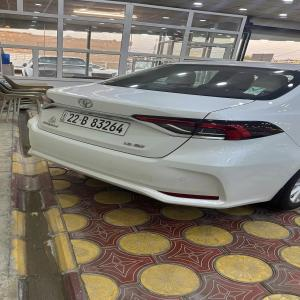
#> input picture image processing/foo.jpg, 300 x 300 px, given in place of bz55_jpg.rf.530decdda9e06c7af61f364545a894ed.jpg, which was not available
$ jupyter execute --allow-errors Image_processing.ipynb   (shell and % lines are left out)   (older library calls are emulated)   (text cells are left out)
#> lines starting #> are read from the running program, lines starting #| are printed output that depends on the picture; after the words box and inside, x2 and y2 are one past the last pixel; in counts of white or black regions, pixels touching at a corner belong together; pictures that were not available may be replaced by others from this repository, and a replacement may not be noted
[cell 1]
# Import the necessary packages
import argparse
import cv2
import numpy as np
from keras.models import load_model
from keras.preprocessing.image import img_to_array
import functools

# Construct the argument parser and parse the arguments

# Read the image and convert to grayscale
image = cv2.imread("/content/test_images/bz55_jpg.rf.530decdda9e06c7af61f364545a894ed.jpg")
#> image is the input picture: shape (300, 300, 3); mean B, G, R 109.3, 119.6, 126.8
gray = cv2.cvtColor(image, cv2.COLOR_BGR2GRAY)

[cell 2]
image

[cell 3]
gray

[cell 4]
# Apply Gaussian blurring and thresholding
# to reveal the characters on the license plate
blurred = cv2.GaussianBlur(gray, (3, 3), 0)
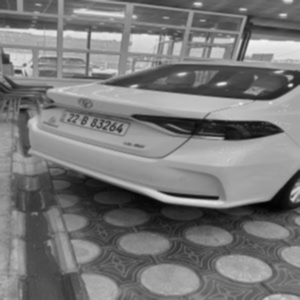
#> blurred: shape (300, 300); min 2, max 244, mean 120.6
thresh = cv2.adaptiveThreshold(blurred, 255,
    cv2.ADAPTIVE_THRESH_MEAN_C, cv2.THRESH_BINARY_INV, 13 ,13)
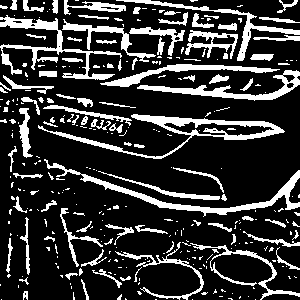
#> thresh: shape (300, 300); 20.7% white; 315 white regions (218 under 20 px), largest, box (x1, y1, x2, y2) and area: (38, 114, 285, 159) 1875, (44, 159, 300, 217) 1623, (0, 15, 122, 80) 1538

[cell 5]
thresh

[cell 6]
kernel = np.ones((3, 3), np.uint8)

# The first parameter is the original image,
# kernel is the matrix with which image is
# convolved and third parameter is the number
# of iterations, which will determine how much
# you want to erode/dilate a given image.
img_erosion = cv2.erode(thresh, kernel, iterations=1)
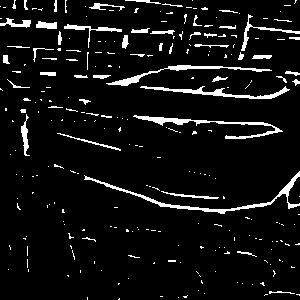
#> img_erosion: shape (300, 300); 6.8% white; 254 white regions (200 under 20 px), largest, box (x1, y1, x2, y2) and area: (84, 171, 300, 214) 811, (133, 115, 283, 139) 632, (140, 86, 290, 99) 531
img_erosion

[cell 7]
img_dilation = cv2.dilate(img_erosion, kernel, iterations=1)
#> img_dilation: shape (300, 300); 15.3% white; 208 white regions (90 under 20 px), largest, box (x1, y1, x2, y2) and area: (83, 170, 300, 215) 1446, (132, 114, 284, 140) 1114, (139, 85, 291, 100) 925
img_dilation

[cell 8]
vertical_hist = np.sum(img_dilation,axis=0,keepdims=True)/100


vertical_hist

[cell 9]
print(np.max(vertical_hist))
#| 288.15

[cell 10]
def rotate_image(image, angle):
#> called with angle = -1
  image_center = tuple(np.array(image.shape[1::-1]) / 2)
#> image_center = (150, 150)
  rot_mat = cv2.getRotationMatrix2D(image_center, angle, 1.0)
#> rot_mat = [[1, -0.0175, 2.64], [0.0175, 1, -2.6]]
  result = cv2.warpAffine(image, rot_mat, image.shape[1::-1], flags=cv2.INTER_LINEAR)
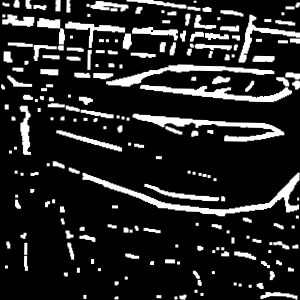
#> result: shape (300, 300); min 0, max 255, mean 38.8
  return result

[cell 11]
rotate=rotate_image(img_dilation, -1)
rotate
vertical_hist = np.sum(rotate,axis=0,keepdims=True)/100

import matplotlib.pyplot as plt
rng = np.random.RandomState(10)  # deterministic random data
a = np.hstack(np.histogram(vertical_hist))
#> a = 21 values, max 278.9 at index 20, min 0 at index 10, mean 87.32
_ = plt.hist(a, bins='auto')  # arguments are passed to np.histogram
plt.title("Histogram with 'auto' bins")


np.histogram(vertical_hist)
print(np.max(vertical_hist))
#| 278.85
rotate
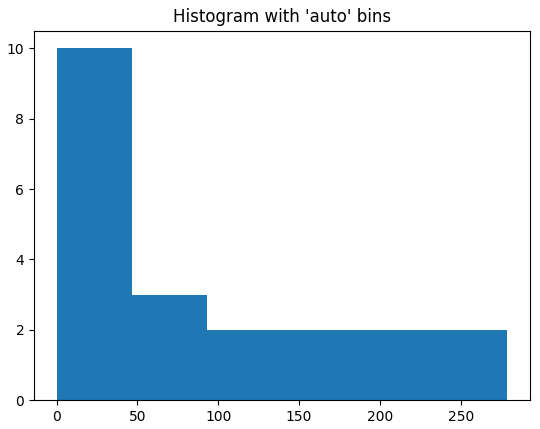
#> figure drawn by matplotlib, 1 panel; tallest bar 10 high, from x = -3.55e-15 to 46.48

[cell 12]
rotate

[cell 13]
# Perform connected components analysis on the thresholded image and
# initialize the mask to hold only the components we are interested in
_, labels = cv2.connectedComponents(img_dilation)
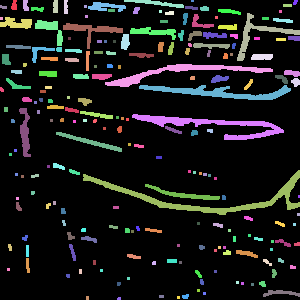
#> labels: shape (300, 300) int32; 209 distinct labels, from 0 to 208; one colour per label, 0 black
mask = np.zeros(thresh.shape, dtype="uint8")

[cell 14]
# Set lower bound and upper bound criteria for characters
total_pixels = img_dilation.shape[0] * img_dilation.shape[1]
#> total_pixels = 90000
lower = 20 # heuristic param, can be fine tuned if necessary
upper = 10000 # heuristic param, can be fine tuned if necessary

[cell 15]
# Loop over the unique components
for (i, label) in enumerate(np.unique(labels)):
    # If this is the background label, ignore it
    if label == 0:
        continue

    # Otherwise, construct the label mask to display only connected component
    # for the current label
    labelMask = np.zeros(thresh.shape, dtype="uint8")
    labelMask[labels == label] = 255
    numPixels = cv2.countNonZero(labelMask)

    # If the number of pixels in the component is between lower bound and upper bound,
    # add it to our mask
    if numPixels > lower and numPixels < upper:
        mask = cv2.add(mask, labelMask)
#> this loop made 209 passes
#> numPixels on passes 2 to 4: 48, 54, 62
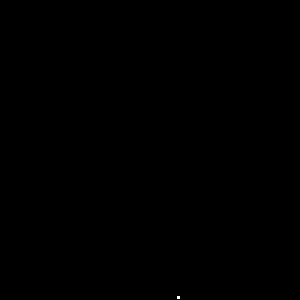
#> labelMask: shape (300, 300); 0.01% white in thin lines or dots, all inside (x1, y1, x2, y2) = (177, 296, 180, 299)
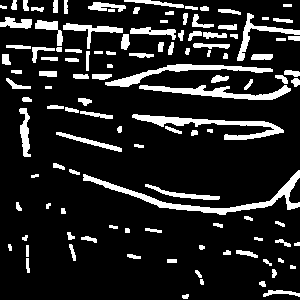
#> mask: shape (300, 300); 14.1% white; 116 white regions

[cell 16]
# Find contours and get bounding box for each contour
cnts, _ = cv2.findContours(mask.copy(), cv2.RETR_EXTERNAL, cv2.CHAIN_APPROX_SIMPLE)
#> cnts = 116 contours, 30 with area under 20; largest, box (x1, y1, x2, y2) and area: (83, 170, 300, 215) 1195, (132, 114, 284, 140) 904, (139, 85, 291, 100) 758, (105, 64, 273, 87) 746, (237, 13, 300, 61) 406
boundingBoxes = [cv2.boundingRect(c) for c in cnts]
#> boundingBoxes = 116 items, first 6: (182, 294, 7, 5), (263, 290, 37, 7), (259, 281, 7, 6), (200, 279, 4, 6), (195, 270, 7, 8), (272, 269, 5, 9)

[cell 17]
# Sort the bounding boxes from left to right, top to bottom
# sort by Y first, and then sort by X if Ys are similar
def compare(rect1, rect2):
    if abs(rect1[1] - rect2[1]) > 10:
        return rect1[1] - rect2[1]
    else:
        return rect1[0] - rect2[0]
boundingBoxes = sorted(boundingBoxes, key=functools.cmp_to_key(compare) )
#> boundingBoxes = 116 items, first 6: (0, 5, 7, 4), (11, 0, 6, 10), (23, 0, 6, 11), (88, 2, 38, 10), (0, 17, 32, 12), (31, 7, 13, 5)

[cell 18]
boundingBoxes
#> Out has the same summary as boundingBoxes

[cell 19]
# Load languages and scripts

[cell 20]
# import the necessary packages
from pytesseract import Output
import pytesseract
import argparse
import imutils
import cv2
from PIL import Image
# load the input image, convert it from BGR to RGB channel ordering,
# and use Tesseract to determine the text orientation
pytesseract.pytesseract.tesseract_cmd = (
    r'/usr/bin/tesseract'
)
image = cv2.imread("/content/hh.jpg")
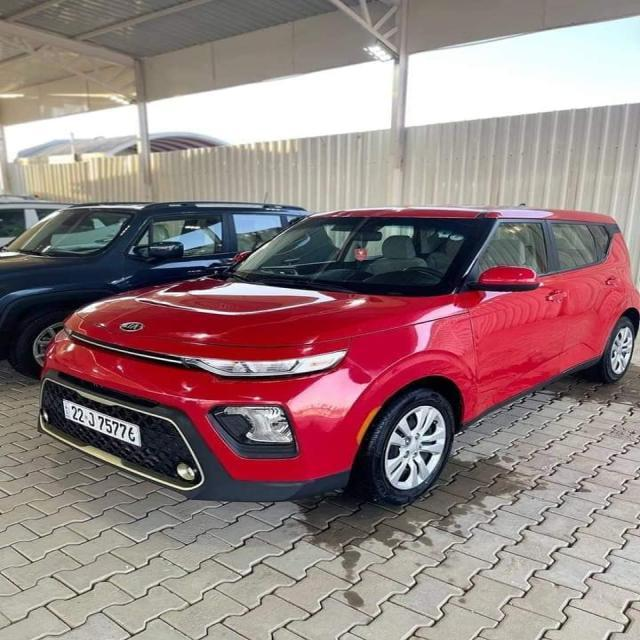
#> input picture image processing/bar.jpg, 640 x 640 px, given in place of hh.jpg, which was not available
#> image is the input picture: shape (640, 640, 3); mean B, G, R 127.4, 126.6, 149.3
rgb = cv2.cvtColor(image, cv2.COLOR_BGR2RGB)
#> (the rest of this cell did not finish here and is left out)

[cell 21]
import numpy as np
from skimage import io
from skimage.color import rgb2gray
from skimage.transform import rotate

from deskew import determine_skew

image = io.imread('input.jpg')
grayscale = rgb2gray(image)
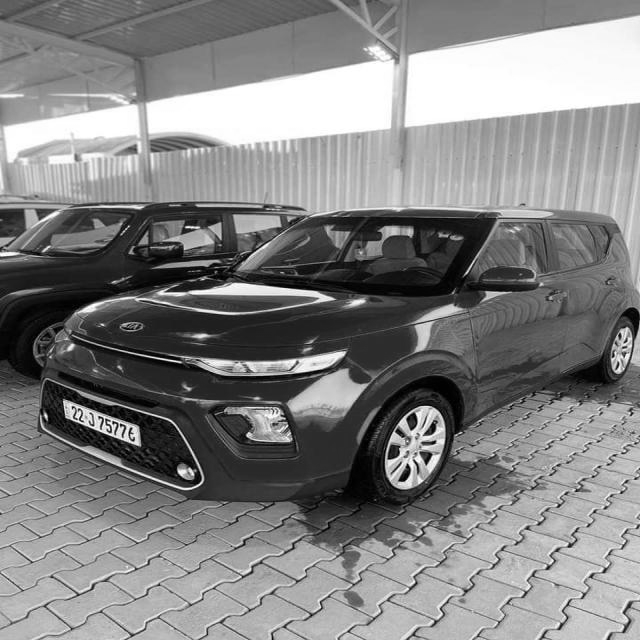
#> grayscale: shape (640, 640) float64; min 0, max 1, mean 0.516
#> (the rest of this cell did not finish here and is left out)

[cell 22]
import numpy as np
import cv2 as cv

filename = 'output.png'
img = cv.imread(filename)
#> (the rest of this cell did not finish here and is left out)

[cell 23]
import cv2
import numpy as np
from google.colab.patches import cv2_imshow

# Loading the image
img = cv2.imread('./output.png')

# preprocess the image
#> (the rest of this cell did not finish here and is left out)

[cell 24]
import cv2
import numpy as np

def detect_license_plate_corners(image_path):
    # Load the image
    image = cv2.imread(image_path)
    gray = cv2.cvtColor(image, cv2.COLOR_BGR2GRAY)

    # Edge detection
    edges = cv2.Canny(gray, 50, 200)

    # Find contours
    contours, _ = cv2.findContours(edges, cv2.RETR_TREE, cv2.CHAIN_APPROX_SIMPLE)

    # Filter contours to find potential license plates
    license_plate_contour = None
    for contour in contours:
        epsilon = 0.05 * cv2.arcLength(contour, True)
        approx = cv2.approxPolyDP(contour, epsilon, True)
        if len(approx) == 4:  # Check for quadrilateral
            license_plate_contour = approx
            break

    if license_plate_contour is None:
        raise ValueError("No license plate contour detected.")

    # Extract corner points
    corners = license_plate_contour.reshape(4, 2)

    return corners

# Example usage
image_path = '/content/519_jpg.rf.07b1780b24590e3840b9c3d00b3500042.jpg'
#> (the rest of this cell did not finish here and is left out)

[cell 25]
import cv2
import numpy as np

def visualize_canny_edges(image_path, low_threshold=50, high_threshold=150):
    # Load the image
    image = cv2.imread(image_path)

    # Convert to grayscale
    gray_image = cv2.cvtColor(image, cv2.COLOR_BGR2GRAY)

    # Apply Canny edge detector
    edges = cv2.Canny(gray_image, low_threshold, high_threshold)

    # Display the original and edge-detected images side by side
    combined_image = np.hstack((gray_image, edges))

    # Add text labels to differentiate between original and edge-detected images
    cv2.putText(combined_image, 'Original', (10, 30), cv2.FONT_HERSHEY_SIMPLEX, 1, (255, 255, 255), 2)
    cv2.putText(combined_image, 'Edges', (gray_image.shape[1] + 10, 30), cv2.FONT_HERSHEY_SIMPLEX, 1, (255, 255, 255), 2)

    # Show the combined image
    cv2_imshow(edges)
    cv2.imwrite('canny_edges.png', edges)
    cv2.waitKey(0)
    cv2.destroyAllWindows()

# Example usage
image_path = '/content/pic1.jpg'  # Replace with your image path
#> (the rest of this cell did not finish here and is left out)

[cell 26]
import cv2
import numpy as np

def find_license_plate_box(edge_image):
    # Find contours in the edge-detected image
    contours, _ = cv2.findContours(edge_image, cv2.RETR_TREE, cv2.CHAIN_APPROX_SIMPLE)

    # Initialize variables to hold the largest contour
    largest_contour = None
    largest_area = 0

    # Loop through all detected contours
    for contour in contours:
        # Calculate the area of the contour
        image = cv2.imread('/content/pic1.jpg')
        cv2.drawContours(image, contour, -1, (0, 255, 0), 2)

        # Display the original image with contours
        cv2_imshow(image)
        area = cv2.contourArea(contour)

        # Consider contours that are reasonably large and have four corners
        if area > largest_area:
            rect = cv2.minAreaRect(contour)
            box = cv2.boxPoints(rect)
            box = np.int0(box)

            largest_contour = contour
            largest_area = area

    # Check if a contour was found
    if largest_contour is not None:
        print(largest_contour)
        # Get bounding box coordinates
        x, y, w, h = cv2.boundingRect(largest_contour)
        return (x, y, w, h), largest_contour
    else:
        raise ValueError("No suitable license plate contour detected.")

def visualize_license_plate_box(image_path, edge_image):
    # Load the original image
    image = cv2.imread(image_path)

    # Find the bounding box of the license plate
    bounding_box, contour = find_license_plate_box(edge_image)
    x, y, w, h = bounding_box

    # Draw the bounding box on the image
    cv2.rectangle(image, (x, y), (x + w, y + h), (0, 255, 0), 2)

    # Draw the contour
    cv2.drawContours(image, [contour], -1, (255, 0, 0), 2)

    # Display the result
    cv2_imshow( image)
    cv2.waitKey(0)
    cv2.destroyAllWindows()

# Example usage
edge_image_path = '/content/canny_edges.png'  # Replace with the path to your edge-detected image
image_path = '/content/pic1.jpg'  # Replace with the path to your original image

# Load edge-detected image
edge_image = cv2.imread(edge_image_path, cv2.IMREAD_GRAYSCALE)

#> (the rest of this cell did not finish here and is left out)

[cell 27]
import cv2
import numpy as np

def find_license_plate_min_area_rect(edge_image):
    # Find contours in the edge-detected image
    contours, _ = cv2.findContours(edge_image, cv2.RETR_TREE, cv2.CHAIN_APPROX_SIMPLE)

    largest_area = 0
    largest_contour = None

    for contour in contours:
        area = cv2.contourArea(contour)
        if area > largest_area:
            rect = cv2.minAreaRect(contour)
            box = cv2.boxPoints(rect)
            box = np.int0(box)
            largest_contour = contour
            largest_area = area

    if largest_contour is not None:
        return box, rect
    else:
        raise ValueError("No suitable license plate contour detected.")

# [28 lines left out: function rotate_and_crop, not called in this run]

def crop_and_save_license_plate(image_path, edge_image_path, save_path):
    image = cv2.imread(image_path)
    edge_image = cv2.imread(edge_image_path, cv2.IMREAD_GRAYSCALE)

    # Find the minimum area rectangle of the license plate
    box, rect = find_license_plate_min_area_rect(edge_image)

    # Rotate and crop the image based on the aligned rectangle
    cropped_image, rotated_image, rotation_matrix = rotate_and_crop(image, rect)

    # Save the cropped image
    cv2.imwrite(save_path, cropped_image)

    # Draw the bounding box on the original and rotated image for visualization
    cv2.drawContours(image, [box], 0, (0, 255, 0), 2)

    # Apply the same rotation to the original box points for visualization
    box = np.int0(cv2.transform(np.array([box]), rotation_matrix)[0])
    cv2.drawContours(rotated_image, [box], 0, (0, 255, 0), 2)

    # Display the result
    cv2_imshow( image)
    cv2_imshow(rotated_image)
    cv2_imshow( cropped_image)
    cv2.waitKey(0)
    cv2.destroyAllWindows()


# Example usage
edge_image_path = '/content/canny_edges.png'  # Path to the edge-detected image
original_image_path = '/content/pic1.jpg'  # Path to the original image
save_path = '/content/cropped3.jpg'  # Path to save the cropped image

# Load edge-detected image
edge_image = cv2.imread(edge_image_path, cv2.IMREAD_GRAYSCALE)

# Crop and save the license plate
#> (the rest of this cell did not finish here and is left out)

[cell 28]
def detect_features(image_path):
    # Load the image
    image = cv2.imread(image_path)
    gray = cv2.cvtColor(image, cv2.COLOR_BGR2GRAY)

    # Detect corners using Shi-Tomasi method
    corners = cv2.goodFeaturesToTrack(gray, 4, 0.01, 10)
    corners = np.int0(corners)

    # Extract corner points
    corner_points = []
    for corner in corners:
        x, y = corner.ravel()
        corner_points.append([x, y])

    return np.array(corner_points, dtype=np.float32)

# Example usage
#> (the rest of this cell did not finish here and is left out)

[cell 29]
import cv2
import numpy as np

def find_license_plate_min_area_rect_with_coverage(edge_image, min_coverage=0.75, max_iterations=10):
#> called with min_coverage = 0.75, max_iterations = 10
    contours, _ = cv2.findContours(edge_image, cv2.RETR_TREE, cv2.CHAIN_APPROX_SIMPLE)
    largest_area = 0
    best_rect = None
    best_box = None

    for contour in contours:
        area = cv2.contourArea(contour)
        if area > largest_area:
            original_length = len(contour)
            for i in range(max_iterations):
                epsilon = i * cv2.arcLength(contour, True) / (max_iterations - 1)
                approx_contour = cv2.approxPolyDP(contour, epsilon, True)

                # Check if the simplified contour covers at least the required percentage
                if len(approx_contour) >= min_coverage * original_length:
                    rect = cv2.minAreaRect(approx_contour)
                    box = cv2.boxPoints(rect)
                    box = np.intp(box)

                    largest_area = area
                    best_rect = rect
                    best_box = box
                    break

    if best_rect is not None:
        return best_box, best_rect
    else:
        raise ValueError("No suitable license plate contour detected.")

# [33 lines left out: function rotate_and_crop_vertically, not called in this run]

def crop_and_save_license_plate_vertically(image_path, edge_image_path, save_path, min_coverage=0.75):
    image = cv2.imread(image_path)
    edge_image = cv2.imread(edge_image_path, cv2.IMREAD_GRAYSCALE)

    # Find the minimum area rectangle of the license plate with contour simplification
    box, rect = find_license_plate_min_area_rect_with_coverage(edge_image, min_coverage)

    # Rotate and crop the image based on the aligned rectangle
    cropped_image, rotated_image, rotation_matrix = rotate_and_crop_vertically(image, rect)

    # Save the cropped image
    cv2.imwrite(save_path, cropped_image)

    # Draw the bounding box on the original and rotated image for visualization
    cv2.drawContours(image, [box], 0, (0, 255, 0), 2)

    # Apply the same rotation to the original box points for visualization
    box = np.intp(cv2.transform(np.array([box]), rotation_matrix)[0])
    cv2.drawContours(rotated_image, [box], 0, (0, 255, 0), 2)

    # Display the result
    cv2_imshow(image)
    cv2_imshow(rotated_image)
    cv2_imshow(cropped_image)
    cv2.waitKey(0)
    cv2.destroyAllWindows()
# Example usage
# Example usage
edge_image_path = '/content/canny_edges.png'  # Path to the edge-detected image
original_image_path = '/content/pic1.jpg'  # Path to the original image
save_path = '/content/cropped3.jpg'  # Path to save the cropped image

# Load edge-detected image
edge_image = cv2.imread(edge_image_path, cv2.IMREAD_GRAYSCALE)

# Crop and save the license plate with contour simplification
#> (the rest of this cell did not finish here and is left out)
